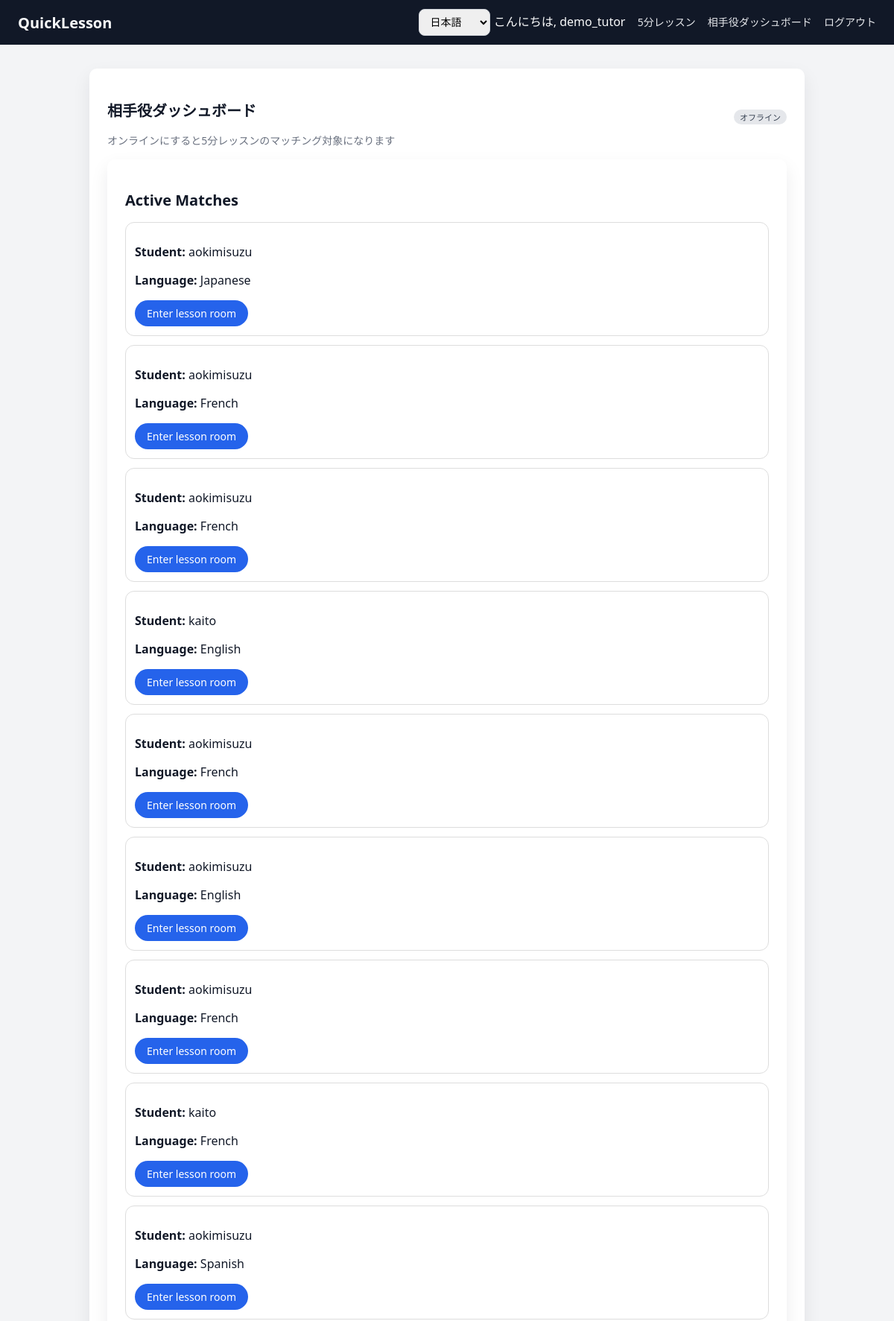
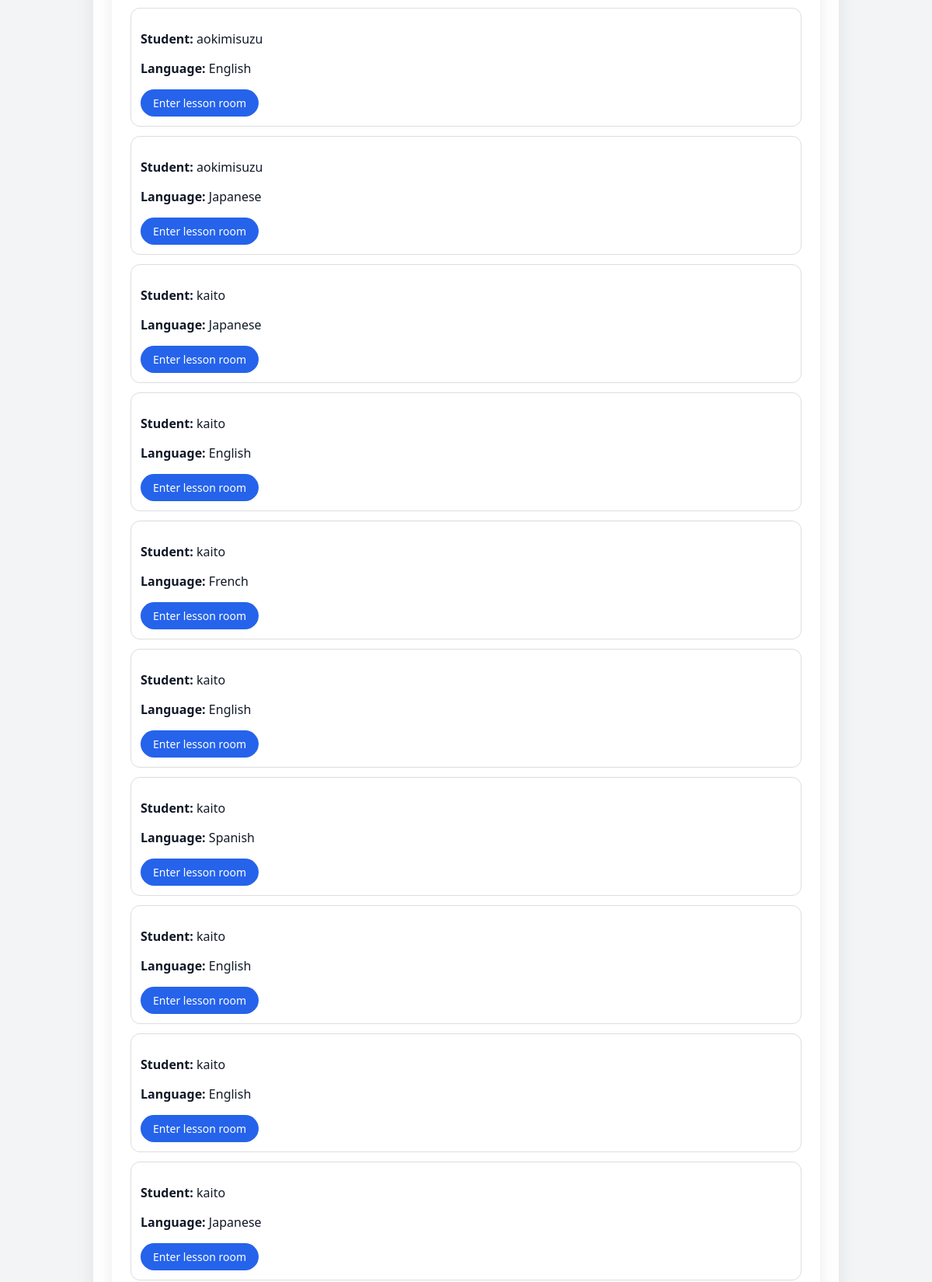
The page /tutor/dashboard/ (signed in, upper part) on the database its author committed (2 pictures, top to bottom).
### core/models/lessons.py (models this page shows, shortened)
class QuickLessonMatch(models.Model):
    request = models.OneToOneField(QuickLessonRequest, on_delete=models.CASCADE)
    tutor = models.ForeignKey(TutorProfile, on_delete=models.CASCADE)
    started_at = models.DateTimeField()
    end_at = models.DateTimeField()
    meeting_url = models.URLField(blank=True)
    price = models.DecimalField(max_digits=8, decimal_places=2, default=0)
    @property
    def student_name(self) -> str:
        return self.request.student.user.username

class QuickLessonRequest(models.Model):
    STATUS_CHOICES = [
        ("waiting", "Waiting"),
        ("matched", "Matched"),
        ("cancelled", "Cancelled"),
    ]
    PURPOSE_CHOICES = [
        ("lesson", "Lesson"),
        ("interview", "Interview"),
    ]
    student = models.ForeignKey(StudentProfile, on_delete=models.CASCADE)
    language = models.ForeignKey(LessonLanguage, on_delete=models.PROTECT)
    created_at = models.DateTimeField(auto_now_add=True)
    status = models.CharField(
        max_length=20,
        choices=STATUS_CHOICES,
        default="waiting",
    )
    purpose = models.CharField(
        max_length=20,
        choices=PURPOSE_CHOICES,
        default="lesson",
    )

### core/models/users.py (models this page shows, shortened)
class StudentProfile(models.Model):
    user = models.OneToOneField(User, on_delete=models.CASCADE)
    native_language = models.ForeignKey(
        LessonLanguage,
        null=True,
        blank=True,
        on_delete=models.SET_NULL,
    )

### core/models/languages.py (models this page shows, shortened)
class LessonLanguage(models.Model):
    code = models.CharField(max_length=10, unique=True)
    name = models.CharField(max_length=50)

### core/views/tutor.py (the view, shortened to what this page needs)
# urls.py: path("tutor/dashboard/", views.tutor_dashboard, name="tutor_dashboard"),
@login_required
def tutor_dashboard(request):
    tutor_profile, _ = TutorProfile.objects.get_or_create(user=request.user)
    matches = QuickLessonMatch.objects.filter(
        tutor=tutor_profile
    ).select_related(
        "request",
        "request__student",
        "request__student__user",
        "request__language",
    ).order_by("-started_at")
    active_matches = QuickLessonMatch.objects.filter(
        tutor=tutor_profile
    ).select_related(
        "request",
        "request__student",
        "request__student__user",
        "request__language",
        "tutor",
        "tutor__user",
    ).order_by("-started_at")
    return render(
        request,
        "core/tutor_dashboard.html",
        {
            "tutor": tutor_profile,
            "active_matches": active_matches,
            "matches": matches,
        },
    )

### templates/core/tutor_dashboard.html (shortened to what this page needs)
{% extends "base.html" %}
{% load i18n %}
{% block content %}
<div class="card">
  <div class="card-header" style="display:flex; align-items:center; justify-content:space-between; gap:12px;">
    <div>
      <h2 class="card-title">{% trans "Tutor Dashboard" %}</h2>
      <p class="card-subtitle" style="margin:6px 0 0;">
        {% trans "When you go online, you’ll be available for 5-minute lesson matching." %}
      </p>
    </div>
    <div style="display:flex; align-items:center; gap:10px;">
      {% if tutor.is_online %}
        <span class="badge badge-green" id="status-badge">{% trans "Online" %}</span>
      {% else %}
        <span class="badge badge-gray" id="status-badge">{% trans "Offline" %}</span>
      {% endif %}
    </div>
  </div>
<div class="card mt-16">
  <h2 class="card-title">Active Matches</h2>
  {% for match in active_matches %}
    <div style="padding: 12px; border: 1px solid #ddd; border-radius: 12px; margin-top: 12px;">
      <p><strong>Student:</strong> {{ match.request.student.user.username }}</p>
      <p><strong>Language:</strong> {{ match.request.language.name }}</p>
      <a href="{% url 'lesson_room' match.id %}" class="btn btn-primary">
        Enter lesson room
      </a>
    </div>
  {% empty %}
    <p>No active matches yet.</p>
  {% endfor %}
</div>
</div>
{% endblock %}

### templates/base.html (shortened to what this page needs)
{% load static %}
{% load i18n %}
<!DOCTYPE html>
<html lang="{{ request.LANGUAGE_CODE|default:'ja' }}">
<head>
  <link rel="stylesheet" href="{% static 'css/style.css' %}">
</head>
<body>
  <header class="header">
    <div class="header-title">
      <a href="{% url 'home' %}">QuickLesson</a>
    </div>
    <nav class="header-nav">
      <form action="{% url 'set_language' %}" method="post" style="display:inline;">
        <select name="language" onchange="this.form.submit()">
          <option value="ja" {% if request.LANGUAGE_CODE == "ja" %}selected{% endif %}>日本語</option>
        </select>
      </form>
      {% if user.is_authenticated %}
        <span>{% trans "Hi" %}, {{ user.username }}</span>
        <a href="{% url 'create_request' %}">{% trans "5-minute lesson" %}</a>
        <a href="{% url 'tutor_dashboard' %}">{% trans "Tutor Dashboard" %}</a>
        <a href="{% url 'logout' %}">{% trans "Log out" %}</a>
      {% else %}
        <a href="{% url 'login' %}">{% trans "Log In" %}</a>
      {% endif %}
    </nav>
  </header>
  <main class="container">
    {% block content %}{% endblock %}
  </main>
</body>
</html>

### static/css/style.css (style rules this page uses)
body { margin: 0; font-family: system-ui, -apple-system, BlinkMacSystemFont, "Segoe UI", sans-serif; background: #f3f4f6; color: #111827; }
a { color: #2563eb; text-decoration: none; }
.header { background: #111827; color: #f9fafb; padding: 12px 24px; display: flex; align-items: center; justify-content: space-between; }
.header-title a { color: #f9fafb; font-weight: 700; font-size: 20px; text-decoration: none; }
.header-nav a { color: #e5e7eb; margin-left: 12px; font-size: 14px; }
.container { max-width: 960px; margin: 32px auto; padding: 0 16px; }
.card { background: #ffffff; border-radius: 10px; padding: 24px; box-shadow: 0 10px 25px rgba(15, 23, 42, 0.08); margin-bottom: 24px; }
.card-header { display: flex; justify-content: space-between; align-items: center; margin-bottom: 16px; }
.card-title { font-size: 20px; font-weight: 600; color: #111827; }
.card-subtitle { font-size: 14px; color: #6b7280; }
.btn { display: inline-flex; align-items: center; justify-content: center; padding: 8px 16px; border-radius: 999px; border: none; cursor: pointer; font-size: 14px; font-weight: 500; background: #2563eb; color: #ffffff; }
form { display: flex; flex-direction: column; gap: 12px; }
select, input[type="text"], input[type="email"], input[type="password"] { padding: 8px 10px; border-radius: 8px; border: 1px solid #d1d5db; font-size: 14px; }
.badge { display: inline-block; padding: 2px 8px; border-radius: 999px; font-size: 11px; font-weight: 500; }
.badge-gray { background: #e5e7eb; color: #374151; }
.mt-16 { margin-top: 16px; }

### rows shown on the page
QuickLessonMatch: request.student.user.username "aokimisuzu", request.language.name "Japanese"
QuickLessonMatch: request.student.user.username "aokimisuzu", request.language.name "French"
QuickLessonMatch: request.student.user.username "aokimisuzu", request.language.name "French"
QuickLessonMatch: request.student.user.username "kaito", request.language.name "English"
QuickLessonMatch: request.student.user.username "aokimisuzu", request.language.name "French"
QuickLessonMatch: request.student.user.username "aokimisuzu", request.language.name "English"
QuickLessonMatch: request.student.user.username "aokimisuzu", request.language.name "French"
QuickLessonMatch: request.student.user.username "kaito", request.language.name "French"
QuickLessonMatch: request.student.user.username "aokimisuzu", request.language.name "Spanish"
QuickLessonMatch: request.student.user.username "aokimisuzu", request.language.name "English"
QuickLessonMatch: request.student.user.username "aokimisuzu", request.language.name "Japanese"
QuickLessonMatch: request.student.user.username "kaito", request.language.name "Japanese"
QuickLessonMatch: request.student.user.username "kaito", request.language.name "English"
QuickLessonMatch: request.student.user.username "kaito", request.language.name "French"
QuickLessonMatch: request.student.user.username "kaito", request.language.name "English"
QuickLessonMatch: request.student.user.username "kaito", request.language.name "Spanish"
QuickLessonMatch: request.student.user.username "kaito", request.language.name "English"
QuickLessonMatch: request.student.user.username "kaito", request.language.name "English"
QuickLessonMatch: request.student.user.username "kaito", request.language.name "Japanese"

### other values the page prints
{{ user.username }} "demo_tutor"
